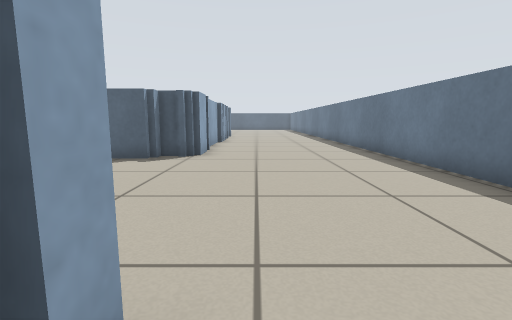
[1] (above)

24 first-person views from a walk through a robot-simulator world made for Stage. The camera is 0.55 m above the floor, tilts 8° down and sees 85° across. The lines on the ground mark 1 m squares. The floor is counted in squares, 0.5 m on a side. Each view is taken from the middle of a square. On the plan, view 1 faces up. The plan holds only what a view shows up to about 12 squares ahead; the rest is blank. The place goes on beyond the plan. The robots in the file are not drawn.

[2]
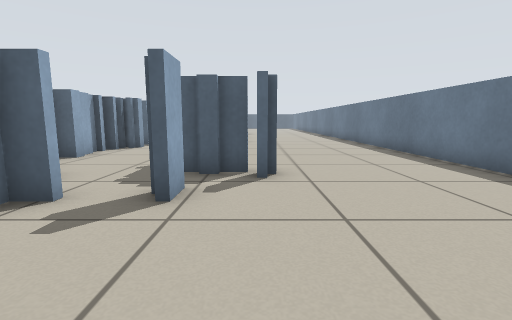

[3]
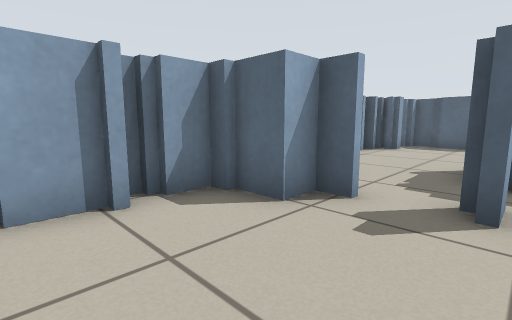

[4]
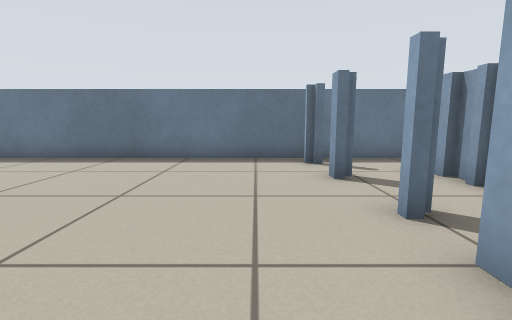

[5]
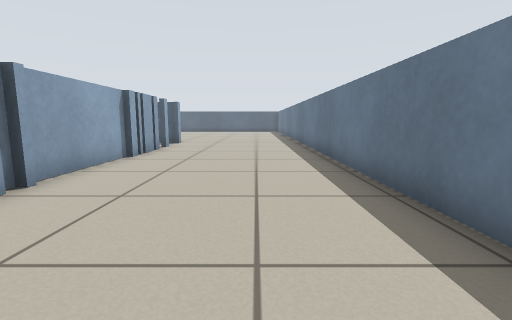

[6]
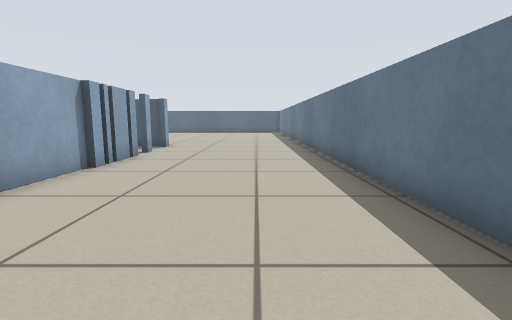

[7]
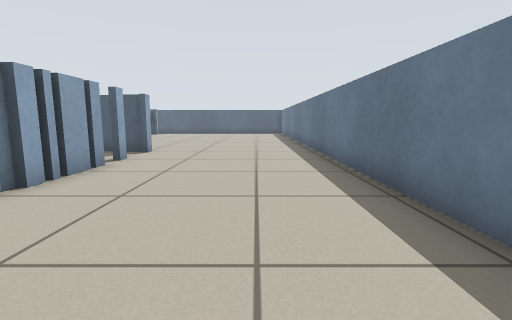

[8]
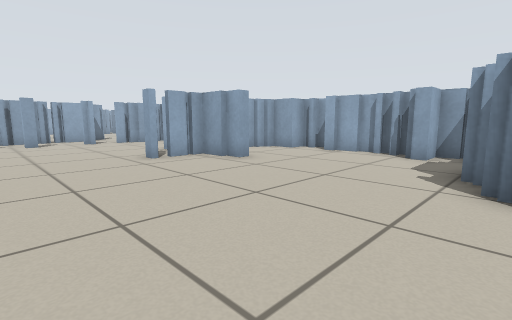

[9]
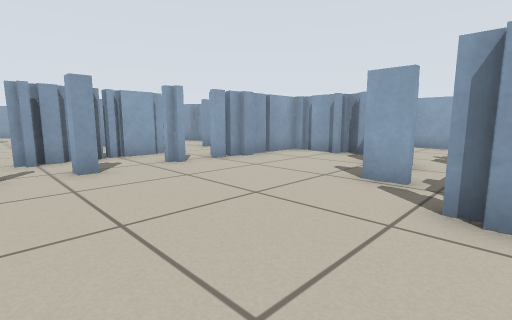

[10]
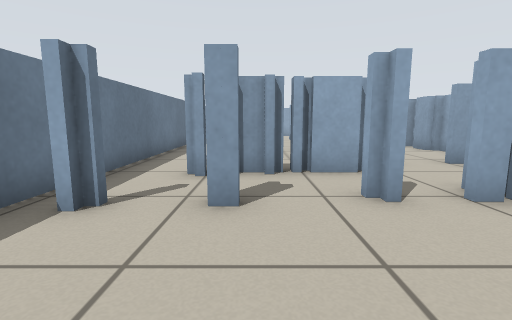

[11]
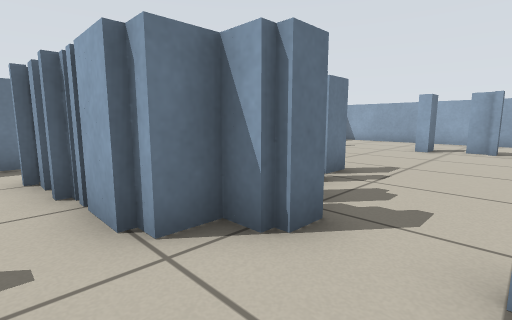

[12]
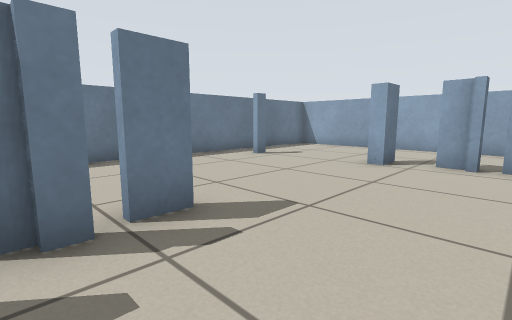

[13]
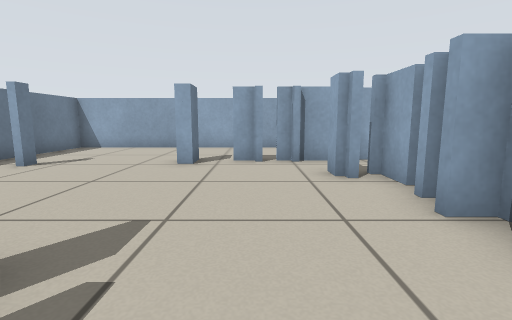

[14]
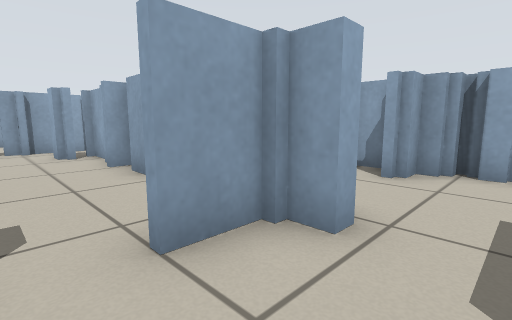

[15]
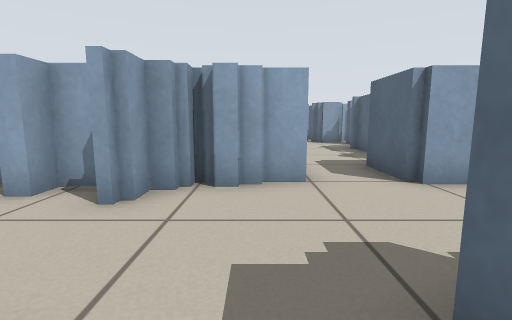

[16]
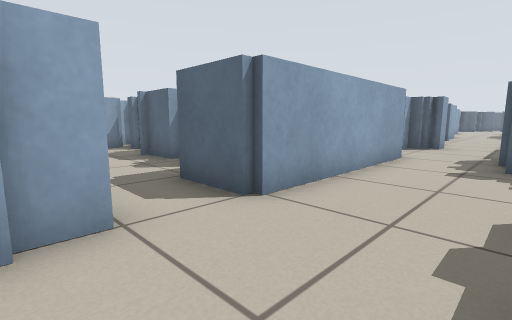

[17]
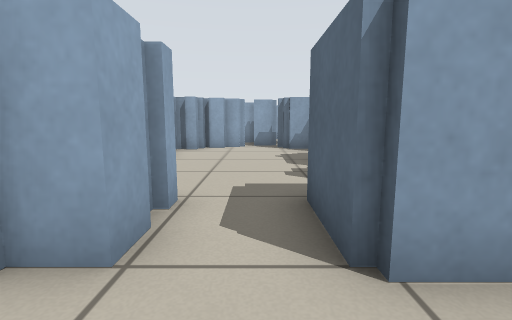

[18]
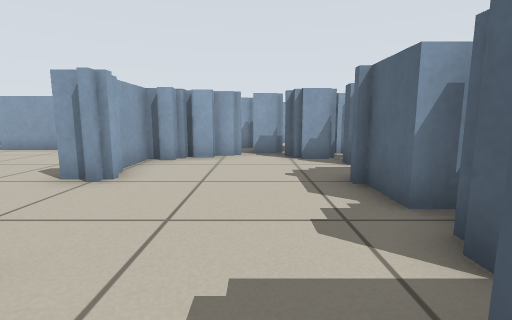

[19]
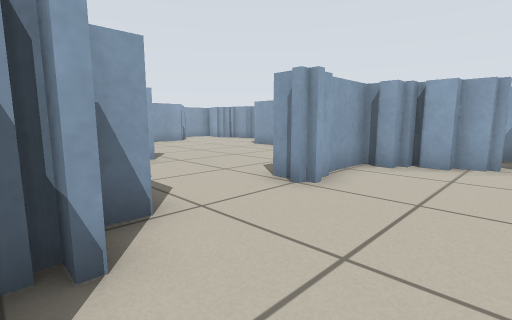

[20]
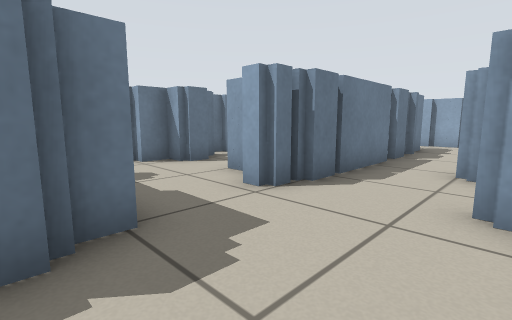

[21]
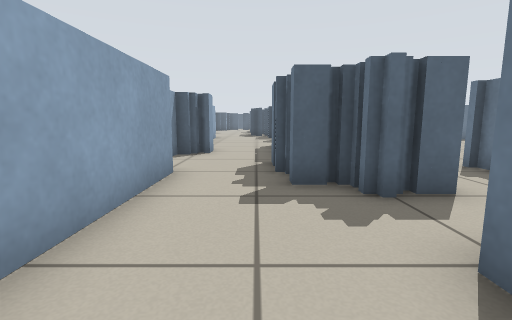

[22]
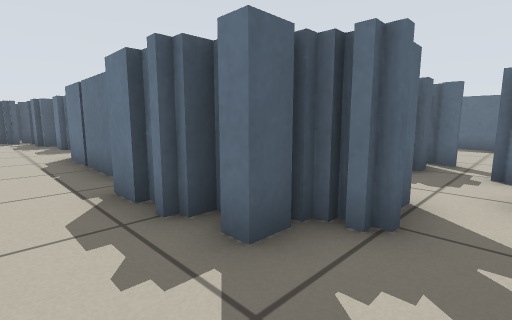

[23]
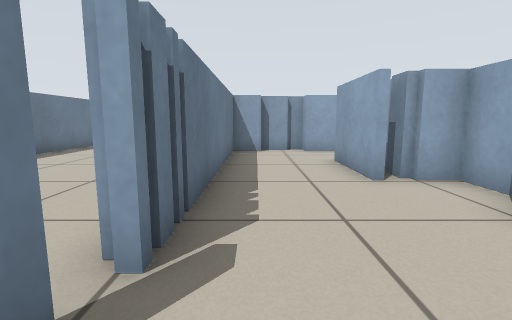

[24]
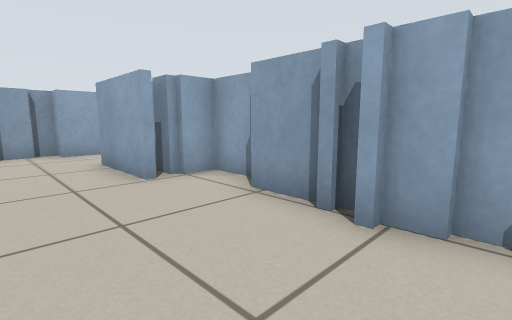

### Floor plan
Key: @ floor where view 1 was taken; # wall or solid block; x gap in a wall; . floor; T thing the floor can be seen under or through.
Columns run from 22 left of view 1 to 4 right of it. Each row starts with its distance up from view 1.
 20                   ###.....#
 19                 #.........#
 18                 #...#.....#
 17                 #...x.....#
 16                ##...#.....#
 15                #....#.....#
 14               .###..#.....#
 13               ..##..#.....#
 12               ..##..#.....#
 11               .. ...#.....#
 10              ... ...#.....#
  9              .. #####.....#
  8              ..#####......#
  7              ..##.........#
  6             #..##.........#
  5            ##..#..........#
  4             ...#..........#
  3             ..###.........#
  2             #.###..##.....#
  1             #..#TT.###....#
  0             #...TT..##@...#
 -1             #....TTx#.....#
 -2     #       #...TTT.......#
 -3   ###.##### #...#.........#
 -4   ##......###...#.........#
 -5   #.............#........##
 -6   #.......###...#####..####
 -7   ##.....####...........x.#
 -8    ####..####.......#####.#
 -9      #...   ##..###.##. ..#
-10     ....    ##..#...##. ..#
-11   ......     ##.#....#. ..#
-12  .......      #.#....x....#
-13 #......#      ..##........#
-14 #......       ..##........#
-15 #  ...         .##........#
-16     ..         .##........#
-17                .##........#
-18                ...  ......#
-19                #####......#
-20                   ........#
-21                   ........#
-22                   #########

Positions as (right, up) in squares from view 1, and headings:
1: (0, 0), facing up
2: (-1, -5), facing up
3: (-2, -5), facing up-left
4: (-4, -4), facing right
5: (2, 6), facing up
6: (2, 8), facing up
7: (2, 10), facing up
8: (3, 9), facing down-left
9: (3, 1), facing down-left
10: (1, -2), facing down
11: (-4, -7), facing down-right
12: (-4, -11), facing down-right
13: (-3, -11), facing down
14: (-3, -7), facing down-left
15: (-5, -7), facing left
16: (-7, -7), facing up-left
17: (-8, -5), facing left
18: (-11, -5), facing left
19: (-12, -5), facing down-left
20: (-9, -5), facing down-right
21: (-8, -4), facing up
22: (-9, -1), facing up-right
23: (-3, 19), facing down
24: (-3, 19), facing down-left
